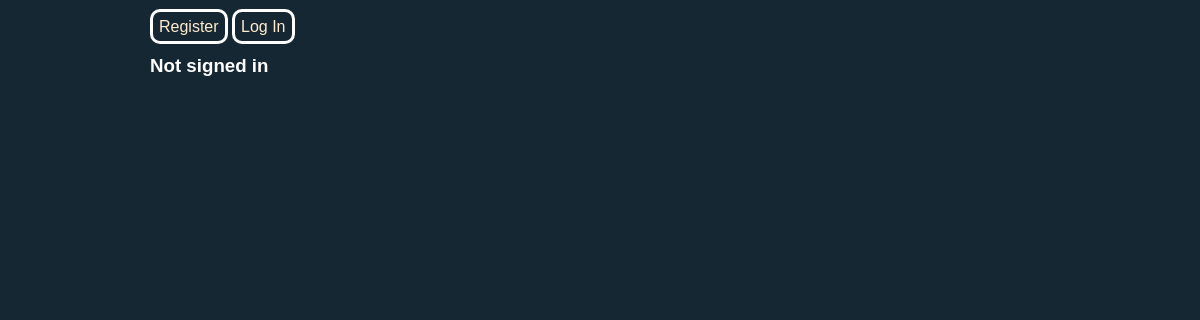
/, run on an earlier commit of the app's database.
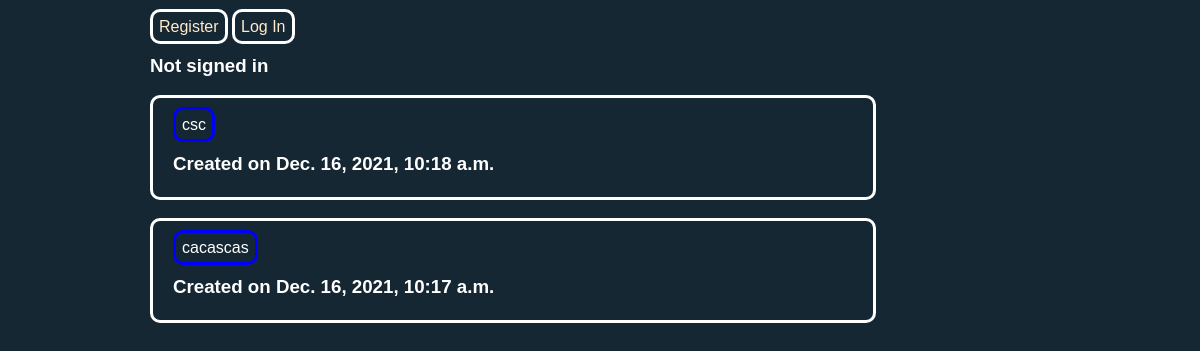
And on a later commit of the database.
### post/models.py (models this page shows)
class Post(models.Model):
    title=models.CharField(blank=False,null=False, max_length=200,default=None)
    description=models.TextField(blank=True,  null=True, max_length=2000)
    created_time=models.DateTimeField(auto_now=True)
    user=models.ForeignKey(User, on_delete=models.CASCADE, related_name="Post", null=False)

### post/views.py (the view)
# urls.py: path('', home),
def home(request):
    print(str(request.user))
    return render(request, 'post/home.html', {
        'post_title':list(Post.objects.all().values()[::-1]),
        'uu':str(request.user),
        })

### post/templates/post/home.html (shortened to what this page needs)
<!DOCTYPE html>
<html lang="en">
<head>
</head>
<body>
    <br>
    {% if user.is_authenticated%}
    <a style="text-decoration:none" class="create" href="/create">+</a>
    <a style="text-decoration:none" class="create" href="/logout">logout</a>
    <h3>Signed in as u/{{uu}}</h3>
    {%else%}
    <a style="text-decoration:none" class="create" href="/register">Register</a>
    <a style="text-decoration:none" class="create" href="/login">Log In</a>
    <h3>Not signed in</h3>
    {% endif %}
    {% for i in post_title%}
    <div class='home'>
        <br><a class='link'href="/post/{{i.id}}" style="text-decoration:none" >{{i.title}}</a>
        <h3>Created on {{i.created_time}}   </h3>
    </div>
    <br>
     {%endfor%}
</body>
</html>

### post/templates/post/home.html (style rules this page uses)
body { margin: 0; padding-left: 150px; background: #152733; font-family: 'Poppins', sans-serif; font-weight: 500; -webkit-font-smoothing: antialiased; text-rendering: optimizeLegibility; -moz-osx-font-smoothing: grayscale; color: white; }
div.home { padding-left: 20px; width: 700px; height: auto; overflow: hidden; background-color: #152733; border: 3px solid #fff; border-radius: 10px; text-align: left; -webkit-transition: all 0.4s ease; transition: all 0.4s ease; }
a.link { color: white; border: solid blue 3px; border-radius: 10px; padding: 6px; }
a.create { text-align: right; color: blanchedalmond; border:solid white 3px; border-radius: 10px; padding: 6px; }

What changed in the data, as far as the page shows it:
added Post: title "csc", created_time "Dec. 16, 2021, 10:18 a.m."
added Post: title "cacascas", created_time "Dec. 16, 2021, 10:17 a.m."
